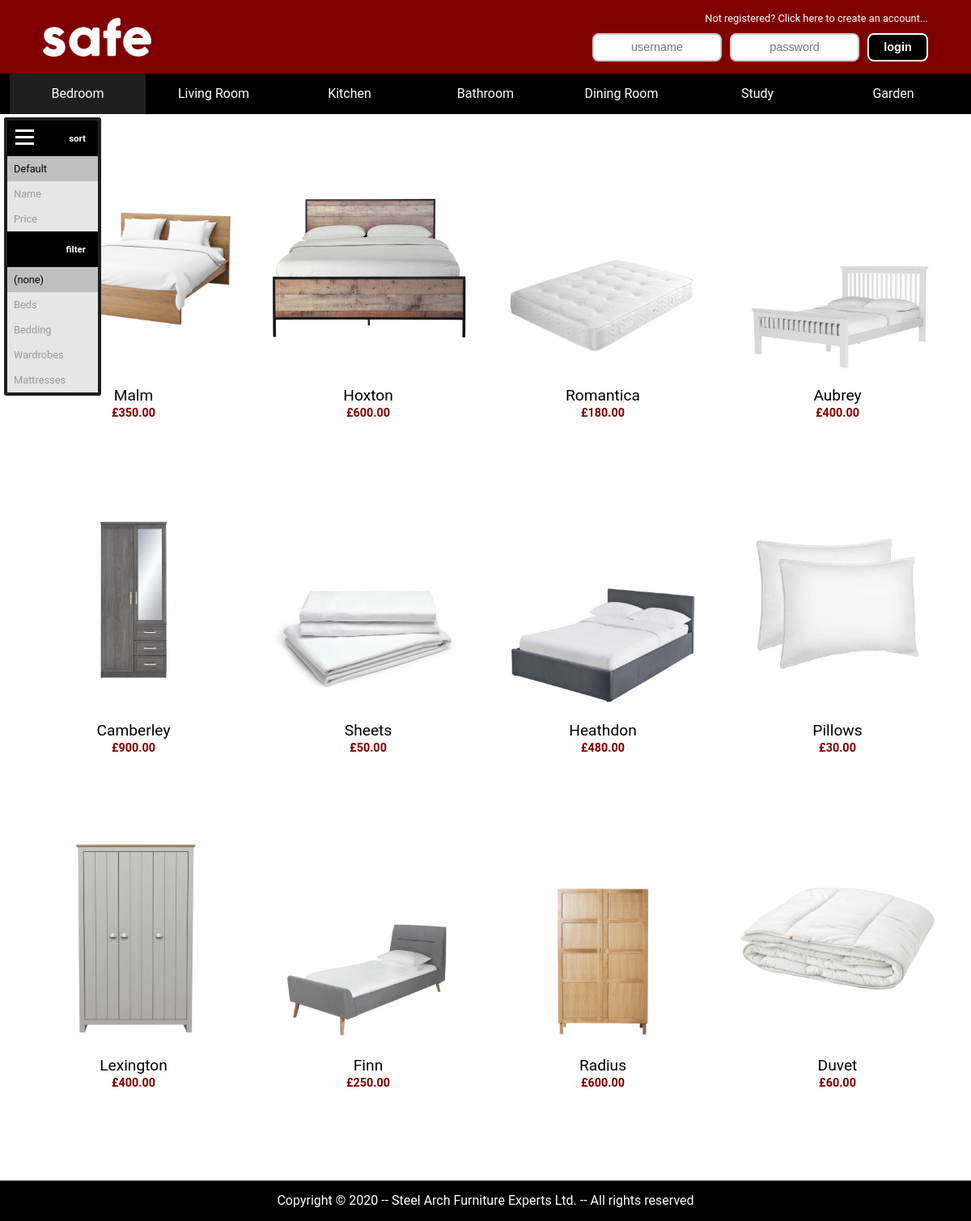
The page /products.php?category=bedroom on the database its author committed.
### tables this page shows
CREATE TABLE Product(
	ID INT NOT NULL AUTO_INCREMENT,
	Category VARCHAR(70),
	Subcategory VARCHAR(70),
	Name VARCHAR(70),
	Price DECIMAL(8,2),
	PRIMARY KEY (ID)
);

### products.php (the view, shortened to what this page needs)
<!DOCTYPE html>
<html>
	<head>
		<link rel="stylesheet" type="text/css" href="style.css">
	</head>
	<body>
		<?php require_once('menu.php'); ?>
		<?php
			if( isset($_GET['category']) ) {
				echo '<section class="side" id="side">' .
				'<div class="sort_title" onclick="menu_toggle(\'side\', \'side_icon\')">' .
				'<img src="media/side_icon.png" />sort</div>';
				echo '<a href="?category='.$_GET['category'];
				if( isset($_GET['filter']) ) {echo '&filter='.$_GET['filter'];}
				echo '"><div class="side_';
				if( isset($_GET['sort']) ) {echo 'un';}
				echo 'selected">Default</div></a>' .
				'<a href="?category='.$_GET['category'];
				if( isset($_GET['filter']) ) {echo '&filter='.$_GET['filter'];}
				echo '&sort=Name"><div class="side_';
				if( !isset($_GET['sort']) || $_GET['sort'] !== 'Name' ) {echo 'un';}
				echo 'selected">Name</div></a>' .
				'<a href="?category='.$_GET['category'];
				if( isset($_GET['filter']) ) {echo '&filter='.$_GET['filter'];}
				echo '&sort=Price"><div class="side_';
				if( !isset($_GET['sort']) || $_GET['sort'] !== 'Price' ) {echo 'un';}
				echo 'selected">Price</div></a>';
				echo '<div class="filter_title">filter</div>' .
				'<a href="?category='.$_GET['category'].'"><div class="side_';
				if( isset($_GET['filter']) ) {echo 'un';}
				echo 'selected">(none)</div></a>';
				for($i = 0 ; $i < count($categories) ; $i++) {
					if( $_GET['category'] == strtolower( str_replace(' ', '', $categories[$i]) ) ) {
						$category = $categories[$i];
					}
				}
				$result = mysqli_query($db, 'SELECT Subcategory FROM Product WHERE Category = \''.$category .'\' ' .
				'GROUP BY Subcategory ORDER BY COUNT(Subcategory) DESC;');
				while( $row = mysqli_fetch_row($result) ) {
					$filter = strtolower( str_replace(' ', '', $row[0]) );
					echo '<a href="?category='.$_GET['category'].'&filter='.$filter.'"><div class="side_';
					if(!isset($_GET['filter']) || $_GET['filter'] !== $filter) {echo 'un';}
					echo 'selected">'.$row[0].'</div></a>';
				}
				echo '</section>' .
				'<section class="side_icon" id="side_icon" onclick="menu_toggle(\'side_icon\', \'side\')">' .
				'<img src="media/side_icon.png" /></section>';
				echo '<section class="products">';
				$query = 'SELECT ID, Name, Price FROM Product WHERE Category = \''.$category.'\'';
				$result = mysqli_query($db, $query.';');
				while( $row = mysqli_fetch_assoc($result) ) {
					echo '<div><img src="furniture/'.$row['Name'].'.jpg" class="furniture" />' .
					'<p><span style="font-size:1.2em;">'.$row['Name'].'</span>' .
					'<br><span style="font-size:0.9em; font-weight:bold; color:#800000">£' .
					number_format($row['Price'], 2, '.', ',').'</span><br>';
					echo '</p></div>';
				} echo '</section>';
			}
			else {header('Location: index.php');}
		?>
	</body>
</html>

### menu.php (shortened to what this page needs)
<!DOCTYPE html>
<html>
	<head></head>
	<body>
		<header>
			<div class="top">
				<div class="left">
					<div class="logo"><a href="index.php"><img src="media/logo.png"></a></div>
				</div><div class="right">
					<form action="login.php" method="post" id="login" name="login">
						<?php
							if( isset( $_SESSION['user'] ) ) {
								echo '<div class="user">'.'logged in as <b>'.$_SESSION['user'].'</b></div>' .
								'<input type="submit" name="login_btn" value="logout" class="login_btn" />';
							}
							else {
								$url_position = strpos($_SERVER['REQUEST_URI'], '?');
								if( empty($url_position) ) {$url_suffix = '';}
								else {$url_suffix = substr($_SERVER['REQUEST_URI'], $url_position);};
								if( strpos($url_suffix, 'register') ) {$register = '';}
								else if( empty($url_position) ) {$register = '?register';}
								else {$register = $url_suffix.'&register';}
								echo '<span style="font-size:0.8em;"><a href="'.$register.'">' .
								'Not registered? Click here to create an account...</a></span><br>'.
								'<input type="text" name="user" class="login" placeholder="username" required />' .
								'<input type="password" name="pass" class="login" placeholder="password" required />' .
								'<input type="submit" name="login_btn" value="login" class="login_btn" />';
							}
						?>
					</form>
				</div>
			</div>
		</header>
		<nav>
			<div class="links">
				<div></div>
				<?php
					require_once('connect.php');
					$result = mysqli_query($db, 'SELECT Category FROM Product GROUP BY Category ORDER BY COUNT(ID) DESC;');
					$categories = array();
					while( $row = mysqli_fetch_row($result) ) {array_push($categories, $row[0]);}
					for($i = 0 ; $i < count($categories) ; $i++) {
						echo '<a href="products.php?category='.strtolower( str_replace(' ', '', $categories[$i]) ).'">' .
						'<div class="link';
						if( isset($_GET['category']) && $_GET['category'] == strtolower( str_replace(' ', '', $categories[$i]) ) )
						{echo '_selected';}
						echo '">'.$categories[$i].'</div></a>';
					}
				?>
				<div></div>
			</div>
		</nav>
		<footer>
			Copyright © 2020 -- Steel Arch Furniture Experts Ltd. -- All rights reserved
		</footer>
	</body>
</html>

### style.css (style rules this page uses)
html { height: 100%; box-sizing: border-box; overflow-y: scroll; overflow: -moz-scrollbars-vertical; font-size: 100%; }
*, *:before, *:after { box-sizing: inherit; }
body { margin: 0px; font-family: Roboto, Montserrat, Lato, Helvetica, Trebuchet MS, Tahoma, Arial, Serif; position: relative; min-height: 100%; }
a:link, a:visited { color: inherit; text-decoration: inherit; }
footer { position: absolute; right: 0; bottom: 0; left: 0; line-height: 50px; text-align: center; color: white; }
header, nav { color: white; text-align: center; }
header { background-color: #800000; }
nav, footer { background-color: black; }
.top, .links, .splash, .products { margin: auto; max-width: 1600px; text-align: center; }
.links { line-height: 50px; display: grid; grid-template-columns: 1% 14% 14% 14% 14% 14% 14% 14% 1%; }
.link:hover, .link_selected { background-color: #1f1f1f; }
.left, .right, .logo { display: inline-block; position: relative; z-index: 1; }
.left { text-align: left; }
.right { width: 80%; text-align: right; }
.logo { top: 7px; padding-top: 15px; }
.logo img { height: 3.0em; }
.login, .login_btn { text-align: center; height: 35px; padding: 5px; border-radius: 8px; margin-top: 10px; margin-bottom: 15px; font-size: 0.9em; }
.login { background-color: white; border: 2px solid #cccccc; width: 160px; margin-right: 10px; }
.login_btn { width: 75px; border: 2px solid white; color: white; background-color: black; font-weight: bold; cursor: pointer; }
.side, .basket, .basket_hidden, .side_icon, .basket_icon { position: fixed; top: 145px; outline: none; }
.side { left: 5px; min-width: 120px; border: 4px solid #1f1f1f; border-radius: 3px; font-size: 0.8em; z-index: 3; }
.side img { position: fixed; top: 159px; left: 19px; }
.side img, .side_icon img { height: 20px; }
.side_icon { left: 5px; padding: 10px; border: 4px solid #1f1f1f; border-radius: 3px; background-color: black; cursor: pointer; -webkit-user-select: none; z-index: 2; }
.sort_title, .filter_title, .basket_title, .basket_order { font-size: 0.9em; font-weight: bold; color: white; }
.sort_title, .filter_title { text-align: right; }
.sort_title, .filter_title { padding: 15px; background-color: black; -webkit-user-select: none; }
.sort_title { cursor: pointer; }
.side_selected, .side_unselected { padding: 8px; background-color: #e6e6e6; }
.side_selected { color: black; background-color: #bfbfbf; }
.side_unselected { color: #999999; }
.products { display: grid; max-width: 1400px; margin-top: 20px; padding: 40px; padding-bottom: 100px; grid-gap: 40px; align-items: last baseline; grid-template-rows: repeat( auto-fill, minmax(380px, auto) ); }
@media (min-width: 600px) { .products { grid-template-columns: repeat( 2, minmax(250px, auto) ); } }
@media (min-width: 900px) { .products { grid-template-columns: repeat( 3, minmax(250px, auto) ); } }
@media (min-width: 1200px) { .products { grid-template-columns: repeat( 4, minmax(250px, auto) ); } }
.furniture { max-width: 250px; max-height: 250px; }

### rows shown on the page
product: Name (picture), Name "Malm", Price "350.00"
product: Name (picture), Name "Hoxton", Price "600.00"
product: Name (picture), Name "Romantica", Price "180.00"
product: Name (picture), Name "Aubrey", Price "400.00"
product: Name (picture), Name "Camberley", Price "900.00"
product: Name (picture), Name "Sheets", Price "50.00"
product: Name (picture), Name "Heathdon", Price "480.00"
product: Name (picture), Name "Pillows", Price "30.00"
product: Name (picture), Name "Lexington", Price "400.00"
product: Name (picture), Name "Finn", Price "250.00"
product: Name (picture), Name "Radius", Price "600.00"
product: Name (picture), Name "Duvet", Price "60.00"

### other values the page prints
$categories[$i] "Bedroom"
$categories[$i] "Living Room"
$categories[$i] "Kitchen"
$categories[$i] "Bathroom"
$categories[$i] "Dining Room"
$categories[$i] "Study"
$categories[$i] "Garden"
$row[0] "Beds"
$row[0] "Bedding"
$row[0] "Wardrobes"
$row[0] "Mattresses"
